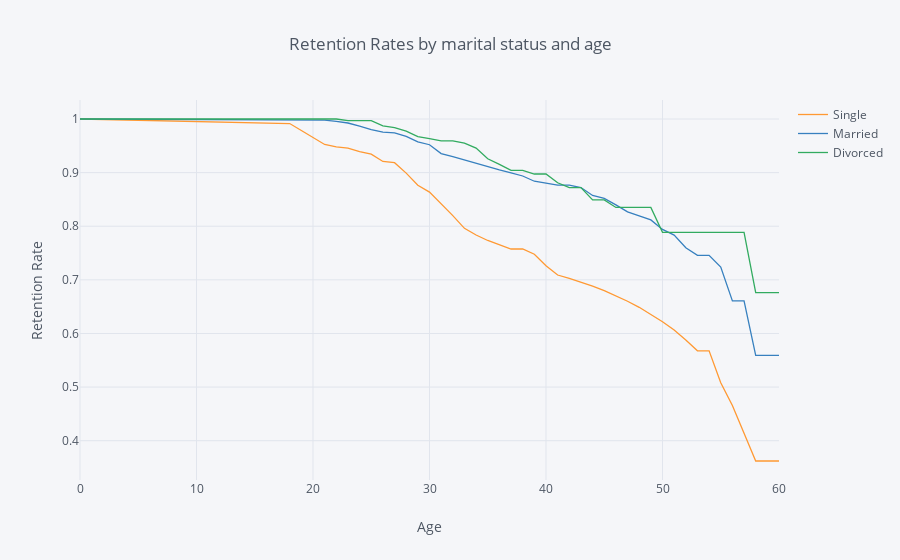

Notebook code for this chart:
### Markdown cell above
## 5. Let's also look at the marital status curves by employee age. Generate and plot the survival curves showing retention rates by marital status and age.

### Code cell
rates = survival(data, 'MaritalStatus',  'Age', 'Attrition' )

rates.iplot(kind='line', xTitle='Age', yTitle='Retention Rate',
            title='Retention Rates by marital status and age')

### Figure 1 — Plotly figure (JSON) as saved in the notebook; plotly's stock layout.template omitted (floating-point values rounded to 4 significant figures)
{"data": [{"line": {"color": "rgba(255, 153, 51, 1.0)", "dash": "solid", "shape": "linear", "width": 1.3}, "mode": "lines", "name": "Single", "text": "", "type": "scatter", "uid": "4363191d-231a-4a64-b20a-44efc5a12632", "x": [0, 18, 19, 20, 21, 22, 23, 24, 25, 26, 27, 28, 29, 30, 31, 32, 33, 34, 35, 36, 37, 38, 39, 40, 41, 42, 43, 44, 45, 46, 47, 48, 49, 50, 51, 52, 53, 54, 55, 56, 57, 58, 59, 60], "y": [1, 0.9915, 0.9786, 0.9657, 0.9525, 0.9481, 0.9459, 0.9391, 0.9346, 0.9208, 0.9185, 0.899, 0.8765, 0.8636, 0.8421, 0.8198, 0.7961, 0.7837, 0.7734, 0.7659, 0.7575, 0.7575, 0.7477, 0.7263, 0.709, 0.7027, 0.6957, 0.6882, 0.6799, 0.6705, 0.6601, 0.6488, 0.636, 0.6219, 0.6064, 0.588, 0.5677, 0.5677, 0.508, 0.4656, 0.4139, 0.3622, 0.3622, 0.3622]}, {"line": {"color": "rgba(55, 128, 191, 1.0)", "dash": "solid", "shape": "linear", "width": 1.3}, "mode": "lines", "name": "Married", "text": "", "type": "scatter", "uid": "62915e39-ff9e-4845-9a3e-ac2445463a07", "x": [0, 18, 19, 20, 21, 22, 23, 24, 25, 26, 27, 28, 29, 30, 31, 32, 33, 34, 35, 36, 37, 38, 39, 40, 41, 42, 43, 44, 45, 46, 47, 48, 49, 50, 51, 52, 53, 54, 55, 56, 57, 58, 59, 60], "y": [1, 0.9978, 0.9978, 0.9978, 0.9978, 0.9955, 0.9925, 0.9865, 0.9804, 0.9757, 0.9741, 0.9675, 0.9573, 0.952, 0.9355, 0.9297, 0.9235, 0.9171, 0.9103, 0.9052, 0.8996, 0.8937, 0.884, 0.8805, 0.8766, 0.8766, 0.8721, 0.8574, 0.8521, 0.8399, 0.8267, 0.8195, 0.8118, 0.7941, 0.7835, 0.7598, 0.7457, 0.7457, 0.7238, 0.6608, 0.6608, 0.5592, 0.5592, 0.5592]}, {"line": {"color": "rgba(50, 171, 96, 1.0)", "dash": "solid", "shape": "linear", "width": 1.3}, "mode": "lines", "name": "Divorced", "text": "", "type": "scatter", "uid": "97a93e22-1d3c-46c6-845c-9c9d24dc7c5a", "x": [0, 18, 19, 20, 21, 22, 23, 24, 25, 26, 27, 28, 29, 30, 31, 32, 33, 34, 35, 36, 37, 38, 39, 40, 41, 42, 43, 44, 45, 46, 47, 48, 49, 50, 51, 52, 53, 54, 55, 56, 57, 58, 59, 60], "y": [1, 1, 1, 1, 1, 1, 0.9969, 0.9969, 0.9969, 0.9873, 0.9841, 0.9774, 0.967, 0.9633, 0.9594, 0.9594, 0.955, 0.9458, 0.9258, 0.9153, 0.9041, 0.9041, 0.8974, 0.8974, 0.8811, 0.8719, 0.8719, 0.849, 0.849, 0.8351, 0.8351, 0.8351, 0.8351, 0.7887, 0.7887, 0.7887, 0.7887, 0.7887, 0.7887, 0.7887, 0.7887, 0.676, 0.676, 0.676]}], "layout": {"legend": {"bgcolor": "#F5F6F9", "font": {"color": "#4D5663"}}, "paper_bgcolor": "#F5F6F9", "plot_bgcolor": "#F5F6F9", "title": {"font": {"color": "#4D5663"}, "text": "Retention Rates by marital status and age"}, "xaxis": {"gridcolor": "#E1E5ED", "showgrid": true, "tickfont": {"color": "#4D5663"}, "title": {"font": {"color": "#4D5663"}, "text": "Age"}, "zerolinecolor": "#E1E5ED"}, "yaxis": {"gridcolor": "#E1E5ED", "showgrid": true, "tickfont": {"color": "#4D5663"}, "title": {"font": {"color": "#4D5663"}, "text": "Retention Rate"}, "zerolinecolor": "#E1E5ED"}}}
